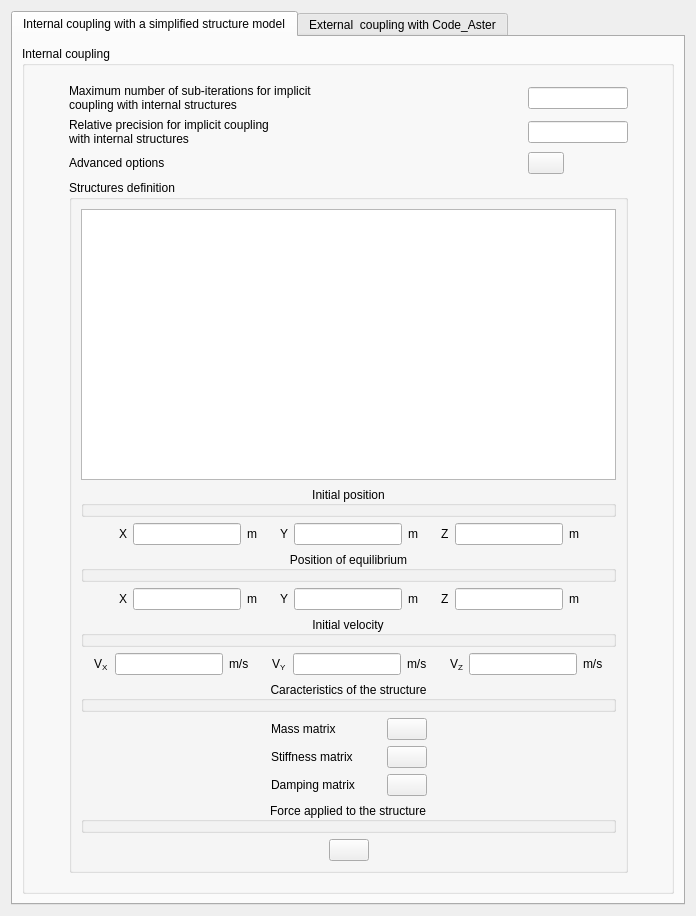
<ui version="4.0" >
 <class>FluidStructureInteractionForm</class>
 <widget class="QWidget" name="FluidStructureInteractionForm" >
  <property name="geometry" >
   <rect>
    <x>0</x>
    <y>0</y>
    <width>696</width>
    <height>916</height>
   </rect>
  </property>
  <property name="windowTitle" >
   <string>Form</string>
  </property>
  <layout class="QGridLayout" name="gridLayout_5" >
   <item rowspan="2" row="0" column="0" colspan="2" >
    <widget class="QTabWidget" name="tabWidget" >
     <property name="currentIndex" >
      <number>0</number>
     </property>
     <widget class="QWidget" name="tab" >
      <attribute name="title" >
       <string>Internal coupling with a simplified structure model</string>
      </attribute>
      <layout class="QGridLayout" name="gridLayout_4" >
       <item row="0" column="0" >
        <widget class="QGroupBox" name="groupBoxALE" >
         <property name="enabled" >
          <bool>true</bool>
         </property>
         <property name="acceptDrops" >
          <bool>false</bool>
         </property>
         <property name="autoFillBackground" >
          <bool>false</bool>
         </property>
         <property name="title" >
          <string>Internal coupling</string>
         </property>
         <property name="flat" >
          <bool>false</bool>
         </property>
         <property name="checkable" >
          <bool>false</bool>
         </property>
         <layout class="QGridLayout" name="gridLayout_3" >
          <item row="0" column="0" >
           <widget class="QFrame" name="frame" >
            <property name="frameShape" >
             <enum>QFrame::NoFrame</enum>
            </property>
            <property name="frameShadow" >
             <enum>QFrame::Raised</enum>
            </property>
            <layout class="QHBoxLayout" name="horizontalLayout_11" >
             <item>
              <spacer>
               <property name="orientation" >
                <enum>Qt::Horizontal</enum>
               </property>
               <property name="sizeHint" stdset="0" >
                <size>
                 <width>7</width>
                 <height>13</height>
                </size>
               </property>
              </spacer>
             </item>
             <item>
              <layout class="QVBoxLayout" name="verticalLayout_3" >
               <item>
                <layout class="QGridLayout" name="gridLayout" >
                 <item row="0" column="0" >
                  <widget class="QLabel" name="labelNALIMX" >
                   <property name="toolTip" >
                    <string>Code_Saturne key word: NALIMX</string>
                   </property>
                   <property name="text" >
                    <string>Maximum number of sub-iterations for implicit
coupling with internal structures</string>
                   </property>
                  </widget>
                 </item>
                 <item row="0" column="1" >
                  <spacer>
                   <property name="orientation" >
                    <enum>Qt::Horizontal</enum>
                   </property>
                   <property name="sizeHint" stdset="0" >
                    <size>
                     <width>16</width>
                     <height>16</height>
                    </size>
                   </property>
                  </spacer>
                 </item>
                 <item row="0" column="2" >
                  <widget class="QLineEdit" name="lineEditNALIMX" >
                   <property name="maximumSize" >
                    <size>
                     <width>100</width>
                     <height>16777215</height>
                    </size>
                   </property>
                   <property name="toolTip" >
                    <string>Code_Saturne key word: NALIMX</string>
                   </property>
                  </widget>
                 </item>
                 <item row="1" column="0" >
                  <widget class="QLabel" name="labelEPALIM" >
                   <property name="toolTip" >
                    <string>Code_Saturne key word: EPALIM</string>
                   </property>
                   <property name="text" >
                    <string>Relative precision for implicit coupling
with internal structures</string>
                   </property>
                  </widget>
                 </item>
                 <item row="1" column="1" >
                  <spacer>
                   <property name="orientation" >
                    <enum>Qt::Horizontal</enum>
                   </property>
                   <property name="sizeHint" stdset="0" >
                    <size>
                     <width>20</width>
                     <height>20</height>
                    </size>
                   </property>
                  </spacer>
                 </item>
                 <item row="1" column="2" >
                  <widget class="QLineEdit" name="lineEditEPALIM" >
                   <property name="maximumSize" >
                    <size>
                     <width>100</width>
                     <height>16777215</height>
                    </size>
                   </property>
                   <property name="toolTip" >
                    <string>Code_Saturne key word: EPALIM</string>
                   </property>
                  </widget>
                 </item>
                 <item row="2" column="0" >
                  <widget class="QLabel" name="label" >
                   <property name="text" >
                    <string>Advanced options</string>
                   </property>
                  </widget>
                 </item>
                 <item row="2" column="1" >
                  <spacer>
                   <property name="orientation" >
                    <enum>Qt::Horizontal</enum>
                   </property>
                   <property name="sizeHint" stdset="0" >
                    <size>
                     <width>20</width>
                     <height>22</height>
                    </size>
                   </property>
                  </spacer>
                 </item>
                 <item row="2" column="2" >
                  <widget class="QPushButton" name="pushButtonAdvanced" >
                   <property name="maximumSize" >
                    <size>
                     <width>36</width>
                     <height>16777215</height>
                    </size>
                   </property>
                   <property name="icon" >
                    <iconset resource="resources_pages.qrc" >
                     <normaloff>:/new/prefix1/icons/22x22/preferences-system.png</normaloff>:/new/prefix1/icons/22x22/preferences-system.png</iconset>
                   </property>
                   <property name="iconSize" >
                    <size>
                     <width>22</width>
                     <height>22</height>
                    </size>
                   </property>
                  </widget>
                 </item>
                </layout>
               </item>
               <item>
                <widget class="QGroupBox" name="groupBox" >
                 <property name="title" >
                  <string>Structures definition</string>
                 </property>
                 <layout class="QGridLayout" name="gridLayout_2" >
                  <item row="0" column="0" >
                   <layout class="QVBoxLayout" name="verticalLayout_2" >
                    <item>
                     <widget class="QTableView" name="tableInternalCoupling" />
                    </item>
                    <item>
                     <layout class="QVBoxLayout" name="verticalLayout" >
                      <item>
                       <widget class="QGroupBox" name="groupBox_2" >
                        <property name="title" >
                         <string>Initial position</string>
                        </property>
                        <property name="alignment" >
                         <set>Qt::AlignCenter</set>
                        </property>
                        <property name="flat" >
                         <bool>true</bool>
                        </property>
                       </widget>
                      </item>
                      <item>
                       <layout class="QHBoxLayout" name="horizontalLayout_5" >
                        <item>
                         <spacer name="horizontalSpacer_3" >
                          <property name="orientation" >
                           <enum>Qt::Horizontal</enum>
                          </property>
                          <property name="sizeHint" stdset="0" >
                           <size>
                            <width>13</width>
                            <height>13</height>
                           </size>
                          </property>
                         </spacer>
                        </item>
                        <item>
                         <layout class="QHBoxLayout" name="horizontalLayout" >
                          <item>
                           <widget class="QLabel" name="label_2" >
                            <property name="text" >
                             <string>X</string>
                            </property>
                           </widget>
                          </item>
                          <item>
                           <widget class="QLineEdit" name="lineEditInitialDisplacementX" >
                            <property name="toolTip" >
                             <string>Code_Saturne key word: XSTR0</string>
                            </property>
                           </widget>
                          </item>
                          <item>
                           <widget class="QLabel" name="label_5" >
                            <property name="text" >
                             <string>m</string>
                            </property>
                           </widget>
                          </item>
                          <item>
                           <spacer name="horizontalSpacer" >
                            <property name="orientation" >
                             <enum>Qt::Horizontal</enum>
                            </property>
                            <property name="sizeHint" stdset="0" >
                             <size>
                              <width>17</width>
                              <height>20</height>
                             </size>
                            </property>
                           </spacer>
                          </item>
                          <item>
                           <widget class="QLabel" name="label_3" >
                            <property name="text" >
                             <string>Y</string>
                            </property>
                           </widget>
                          </item>
                          <item>
                           <widget class="QLineEdit" name="lineEditInitialDisplacementY" >
                            <property name="toolTip" >
                             <string>Code_Saturne key word: XSTR0</string>
                            </property>
                           </widget>
                          </item>
                          <item>
                           <widget class="QLabel" name="label_6" >
                            <property name="text" >
                             <string>m</string>
                            </property>
                           </widget>
                          </item>
                          <item>
                           <spacer name="horizontalSpacer_2" >
                            <property name="orientation" >
                             <enum>Qt::Horizontal</enum>
                            </property>
                            <property name="sizeHint" stdset="0" >
                             <size>
                              <width>17</width>
                              <height>20</height>
                             </size>
                            </property>
                           </spacer>
                          </item>
                          <item>
                           <widget class="QLabel" name="label_4" >
                            <property name="text" >
                             <string>Z</string>
                            </property>
                           </widget>
                          </item>
                          <item>
                           <widget class="QLineEdit" name="lineEditInitialDisplacementZ" >
                            <property name="toolTip" >
                             <string>Code_Saturne key word: XSTR0</string>
                            </property>
                           </widget>
                          </item>
                          <item>
                           <widget class="QLabel" name="label_7" >
                            <property name="text" >
                             <string>m</string>
                            </property>
                           </widget>
                          </item>
                         </layout>
                        </item>
                        <item>
                         <spacer name="horizontalSpacer_4" >
                          <property name="orientation" >
                           <enum>Qt::Horizontal</enum>
                          </property>
                          <property name="sizeHint" stdset="0" >
                           <size>
                            <width>13</width>
                            <height>13</height>
                           </size>
                          </property>
                         </spacer>
                        </item>
                       </layout>
                      </item>
                      <item>
                       <widget class="QGroupBox" name="groupBox_3" >
                        <property name="title" >
                         <string>Position of equilibrium</string>
                        </property>
                        <property name="alignment" >
                         <set>Qt::AlignCenter</set>
                        </property>
                        <property name="flat" >
                         <bool>true</bool>
                        </property>
                       </widget>
                      </item>
                      <item>
                       <layout class="QHBoxLayout" name="horizontalLayout_6" >
                        <item>
                         <spacer name="horizontalSpacer_5" >
                          <property name="orientation" >
                           <enum>Qt::Horizontal</enum>
                          </property>
                          <property name="sizeHint" stdset="0" >
                           <size>
                            <width>13</width>
                            <height>13</height>
                           </size>
                          </property>
                         </spacer>
                        </item>
                        <item>
                         <layout class="QHBoxLayout" name="horizontalLayout_2" >
                          <item>
                           <widget class="QLabel" name="label_8" >
                            <property name="text" >
                             <string>X</string>
                            </property>
                           </widget>
                          </item>
                          <item>
                           <widget class="QLineEdit" name="lineEditEquilibriumDisplacementX" >
                            <property name="toolTip" >
                             <string>Code_Saturne key word: XSTREQ</string>
                            </property>
                           </widget>
                          </item>
                          <item>
                           <widget class="QLabel" name="label_9" >
                            <property name="text" >
                             <string>m</string>
                            </property>
                           </widget>
                          </item>
                          <item>
                           <spacer name="horizontalSpacer" >
                            <property name="orientation" >
                             <enum>Qt::Horizontal</enum>
                            </property>
                            <property name="sizeHint" stdset="0" >
                             <size>
                              <width>17</width>
                              <height>20</height>
                             </size>
                            </property>
                           </spacer>
                          </item>
                          <item>
                           <widget class="QLabel" name="label_10" >
                            <property name="text" >
                             <string>Y</string>
                            </property>
                           </widget>
                          </item>
                          <item>
                           <widget class="QLineEdit" name="lineEditEquilibriumDisplacementY" >
                            <property name="toolTip" >
                             <string>Code_Saturne key word: XSTREQ</string>
                            </property>
                           </widget>
                          </item>
                          <item>
                           <widget class="QLabel" name="label_11" >
                            <property name="text" >
                             <string>m</string>
                            </property>
                           </widget>
                          </item>
                          <item>
                           <spacer name="horizontalSpacer_2" >
                            <property name="orientation" >
                             <enum>Qt::Horizontal</enum>
                            </property>
                            <property name="sizeHint" stdset="0" >
                             <size>
                              <width>17</width>
                              <height>20</height>
                             </size>
                            </property>
                           </spacer>
                          </item>
                          <item>
                           <widget class="QLabel" name="label_12" >
                            <property name="text" >
                             <string>Z</string>
                            </property>
                           </widget>
                          </item>
                          <item>
                           <widget class="QLineEdit" name="lineEditEquilibriumDisplacementZ" >
                            <property name="toolTip" >
                             <string>Code_Saturne key word: XSTREQ</string>
                            </property>
                           </widget>
                          </item>
                          <item>
                           <widget class="QLabel" name="label_13" >
                            <property name="text" >
                             <string>m</string>
                            </property>
                           </widget>
                          </item>
                         </layout>
                        </item>
                        <item>
                         <spacer name="horizontalSpacer_6" >
                          <property name="orientation" >
                           <enum>Qt::Horizontal</enum>
                          </property>
                          <property name="sizeHint" stdset="0" >
                           <size>
                            <width>13</width>
                            <height>13</height>
                           </size>
                          </property>
                         </spacer>
                        </item>
                       </layout>
                      </item>
                      <item>
                       <widget class="QGroupBox" name="groupBox_4" >
                        <property name="title" >
                         <string>Initial velocity</string>
                        </property>
                        <property name="alignment" >
                         <set>Qt::AlignCenter</set>
                        </property>
                        <property name="flat" >
                         <bool>true</bool>
                        </property>
                       </widget>
                      </item>
                      <item>
                       <layout class="QHBoxLayout" name="horizontalLayout_7" >
                        <item>
                         <spacer name="horizontalSpacer_7" >
                          <property name="orientation" >
                           <enum>Qt::Horizontal</enum>
                          </property>
                          <property name="sizeHint" stdset="0" >
                           <size>
                            <width>13</width>
                            <height>13</height>
                           </size>
                          </property>
                         </spacer>
                        </item>
                        <item>
                         <layout class="QHBoxLayout" name="horizontalLayout_3" >
                          <item>
                           <widget class="QLabel" name="label_14" >
                            <property name="text" >
                             <string>V&lt;sub>X&lt;/sub></string>
                            </property>
                           </widget>
                          </item>
                          <item>
                           <widget class="QLineEdit" name="lineEditInitialVelocityX" >
                            <property name="toolTip" >
                             <string>Code_Saturne key word: VSTR0</string>
                            </property>
                           </widget>
                          </item>
                          <item>
                           <widget class="QLabel" name="label_15" >
                            <property name="text" >
                             <string>m/s</string>
                            </property>
                           </widget>
                          </item>
                          <item>
                           <spacer name="horizontalSpacer" >
                            <property name="orientation" >
                             <enum>Qt::Horizontal</enum>
                            </property>
                            <property name="sizeHint" stdset="0" >
                             <size>
                              <width>17</width>
                              <height>20</height>
                             </size>
                            </property>
                           </spacer>
                          </item>
                          <item>
                           <widget class="QLabel" name="label_16" >
                            <property name="text" >
                             <string>V&lt;sub>Y&lt;/sub></string>
                            </property>
                           </widget>
                          </item>
                          <item>
                           <widget class="QLineEdit" name="lineEditInitialVelocityY" >
                            <property name="toolTip" >
                             <string>Code_Saturne key word: VSTR0</string>
                            </property>
                           </widget>
                          </item>
                          <item>
                           <widget class="QLabel" name="label_17" >
                            <property name="text" >
                             <string>m/s</string>
                            </property>
                           </widget>
                          </item>
                          <item>
                           <spacer name="horizontalSpacer_2" >
                            <property name="orientation" >
                             <enum>Qt::Horizontal</enum>
                            </property>
                            <property name="sizeHint" stdset="0" >
                             <size>
                              <width>17</width>
                              <height>20</height>
                             </size>
                            </property>
                           </spacer>
                          </item>
                          <item>
                           <widget class="QLabel" name="label_18" >
                            <property name="text" >
                             <string>V&lt;sub>Z&lt;/sub></string>
                            </property>
                           </widget>
                          </item>
                          <item>
                           <widget class="QLineEdit" name="lineEditInitialVelocityZ" >
                            <property name="toolTip" >
                             <string>Code_Saturne key word: VSTR0</string>
                            </property>
                           </widget>
                          </item>
                          <item>
                           <widget class="QLabel" name="label_19" >
                            <property name="text" >
                             <string>m/s</string>
                            </property>
                           </widget>
                          </item>
                         </layout>
                        </item>
                        <item>
                         <spacer name="horizontalSpacer_8" >
                          <property name="orientation" >
                           <enum>Qt::Horizontal</enum>
                          </property>
                          <property name="sizeHint" stdset="0" >
                           <size>
                            <width>13</width>
                            <height>13</height>
                           </size>
                          </property>
                         </spacer>
                        </item>
                       </layout>
                      </item>
                      <item>
                       <widget class="QGroupBox" name="groupBox_5" >
                        <property name="title" >
                         <string>Caracteristics of the structure</string>
                        </property>
                        <property name="alignment" >
                         <set>Qt::AlignCenter</set>
                        </property>
                        <property name="flat" >
                         <bool>true</bool>
                        </property>
                       </widget>
                      </item>
                      <item>
                       <layout class="QHBoxLayout" name="horizontalLayout_10" >
                        <item>
                         <spacer name="horizontalSpacer_9" >
                          <property name="orientation" >
                           <enum>Qt::Horizontal</enum>
                          </property>
                          <property name="sizeHint" stdset="0" >
                           <size>
                            <width>40</width>
                            <height>20</height>
                           </size>
                          </property>
                         </spacer>
                        </item>
                        <item>
                         <widget class="QLabel" name="label_20" >
                          <property name="minimumSize" >
                           <size>
                            <width>110</width>
                            <height>0</height>
                           </size>
                          </property>
                          <property name="toolTip" >
                           <string>Code_Saturne key word: XMSTRU</string>
                          </property>
                          <property name="text" >
                           <string>Mass matrix</string>
                          </property>
                         </widget>
                        </item>
                        <item>
                         <widget class="QPushButton" name="pushButtonMassMatrix" >
                          <property name="toolTip" >
                           <string>Code_Saturne key word: XMSTRU</string>
                          </property>
                          <property name="text" >
                           <string/>
                          </property>
                          <property name="icon" >
                           <iconset resource="resources_pages.qrc" >
                            <normaloff>:/new/prefix1/icons/22x22/edit-find-replace.png</normaloff>:/new/prefix1/icons/22x22/edit-find-replace.png</iconset>
                          </property>
                          <property name="iconSize" >
                           <size>
                            <width>22</width>
                            <height>22</height>
                           </size>
                          </property>
                         </widget>
                        </item>
                        <item>
                         <spacer name="horizontalSpacer_10" >
                          <property name="orientation" >
                           <enum>Qt::Horizontal</enum>
                          </property>
                          <property name="sizeHint" stdset="0" >
                           <size>
                            <width>40</width>
                            <height>20</height>
                           </size>
                          </property>
                         </spacer>
                        </item>
                       </layout>
                      </item>
                      <item>
                       <layout class="QHBoxLayout" name="horizontalLayout_9" >
                        <item>
                         <spacer name="horizontalSpacer_11" >
                          <property name="orientation" >
                           <enum>Qt::Horizontal</enum>
                          </property>
                          <property name="sizeHint" stdset="0" >
                           <size>
                            <width>40</width>
                            <height>20</height>
                           </size>
                          </property>
                         </spacer>
                        </item>
                        <item>
                         <widget class="QLabel" name="label_21" >
                          <property name="minimumSize" >
                           <size>
                            <width>110</width>
                            <height>0</height>
                           </size>
                          </property>
                          <property name="toolTip" >
                           <string>Code_Saturne key word: XKSTRU</string>
                          </property>
                          <property name="text" >
                           <string>Stiffness matrix</string>
                          </property>
                         </widget>
                        </item>
                        <item>
                         <widget class="QPushButton" name="pushButtonStiffnessMatrix" >
                          <property name="toolTip" >
                           <string>Code_Saturne key word: XKSTRU</string>
                          </property>
                          <property name="text" >
                           <string/>
                          </property>
                          <property name="icon" >
                           <iconset resource="resources_pages.qrc" >
                            <normaloff>:/new/prefix1/icons/22x22/edit-find-replace.png</normaloff>:/new/prefix1/icons/22x22/edit-find-replace.png</iconset>
                          </property>
                          <property name="iconSize" >
                           <size>
                            <width>22</width>
                            <height>22</height>
                           </size>
                          </property>
                         </widget>
                        </item>
                        <item>
                         <spacer name="horizontalSpacer_12" >
                          <property name="orientation" >
                           <enum>Qt::Horizontal</enum>
                          </property>
                          <property name="sizeHint" stdset="0" >
                           <size>
                            <width>40</width>
                            <height>20</height>
                           </size>
                          </property>
                         </spacer>
                        </item>
                       </layout>
                      </item>
                      <item>
                       <layout class="QHBoxLayout" name="horizontalLayout_8" >
                        <item>
                         <spacer name="horizontalSpacer_13" >
                          <property name="orientation" >
                           <enum>Qt::Horizontal</enum>
                          </property>
                          <property name="sizeHint" stdset="0" >
                           <size>
                            <width>40</width>
                            <height>20</height>
                           </size>
                          </property>
                         </spacer>
                        </item>
                        <item>
                         <widget class="QLabel" name="label_22" >
                          <property name="minimumSize" >
                           <size>
                            <width>110</width>
                            <height>0</height>
                           </size>
                          </property>
                          <property name="toolTip" >
                           <string>Code_Saturne key word: XCSTRU</string>
                          </property>
                          <property name="text" >
                           <string>Damping matrix</string>
                          </property>
                         </widget>
                        </item>
                        <item>
                         <widget class="QPushButton" name="pushButtonDampingMatrix" >
                          <property name="toolTip" >
                           <string>Code_Saturne key word: XCSTRU</string>
                          </property>
                          <property name="text" >
                           <string/>
                          </property>
                          <property name="icon" >
                           <iconset resource="resources_pages.qrc" >
                            <normaloff>:/new/prefix1/icons/22x22/edit-find-replace.png</normaloff>:/new/prefix1/icons/22x22/edit-find-replace.png</iconset>
                          </property>
                          <property name="iconSize" >
                           <size>
                            <width>22</width>
                            <height>22</height>
                           </size>
                          </property>
                         </widget>
                        </item>
                        <item>
                         <spacer name="horizontalSpacer_14" >
                          <property name="orientation" >
                           <enum>Qt::Horizontal</enum>
                          </property>
                          <property name="sizeHint" stdset="0" >
                           <size>
                            <width>40</width>
                            <height>20</height>
                           </size>
                          </property>
                         </spacer>
                        </item>
                       </layout>
                      </item>
                      <item>
                       <widget class="QGroupBox" name="groupBox_8" >
                        <property name="title" >
                         <string>Force applied to the structure</string>
                        </property>
                        <property name="alignment" >
                         <set>Qt::AlignCenter</set>
                        </property>
                        <property name="flat" >
                         <bool>true</bool>
                        </property>
                        <property name="checkable" >
                         <bool>false</bool>
                        </property>
                       </widget>
                      </item>
                      <item>
                       <layout class="QHBoxLayout" name="horizontalLayout_12" >
                        <item>
                         <spacer name="horizontalSpacer_23" >
                          <property name="orientation" >
                           <enum>Qt::Horizontal</enum>
                          </property>
                          <property name="sizeHint" stdset="0" >
                           <size>
                            <width>40</width>
                            <height>20</height>
                           </size>
                          </property>
                         </spacer>
                        </item>
                        <item>
                         <widget class="QPushButton" name="pushButtonFluidForce" >
                          <property name="toolTip" >
                           <string>Code_Saturne key word: FORSTR</string>
                          </property>
                          <property name="text" >
                           <string/>
                          </property>
                          <property name="icon" >
                           <iconset resource="resources_pages.qrc" >
                            <normaloff>:/new/prefix1/icons/22x22/edit-find-replace.png</normaloff>:/new/prefix1/icons/22x22/edit-find-replace.png</iconset>
                          </property>
                          <property name="iconSize" >
                           <size>
                            <width>22</width>
                            <height>22</height>
                           </size>
                          </property>
                         </widget>
                        </item>
                        <item>
                         <spacer name="horizontalSpacer_24" >
                          <property name="orientation" >
                           <enum>Qt::Horizontal</enum>
                          </property>
                          <property name="sizeHint" stdset="0" >
                           <size>
                            <width>40</width>
                            <height>20</height>
                           </size>
                          </property>
                         </spacer>
                        </item>
                       </layout>
                      </item>
                     </layout>
                    </item>
                   </layout>
                  </item>
                 </layout>
                </widget>
               </item>
              </layout>
             </item>
             <item>
              <spacer>
               <property name="orientation" >
                <enum>Qt::Horizontal</enum>
               </property>
               <property name="sizeHint" stdset="0" >
                <size>
                 <width>6</width>
                 <height>17</height>
                </size>
               </property>
              </spacer>
             </item>
            </layout>
           </widget>
          </item>
         </layout>
        </widget>
       </item>
      </layout>
     </widget>
     <widget class="QWidget" name="tab_2" >
      <attribute name="title" >
       <string>External  coupling with Code_Aster</string>
      </attribute>
      <layout class="QGridLayout" name="gridLayout_8" >
       <item row="0" column="0" >
        <spacer name="horizontalSpacer_21" >
         <property name="orientation" >
          <enum>Qt::Horizontal</enum>
         </property>
         <property name="sizeHint" stdset="0" >
          <size>
           <width>126</width>
           <height>20</height>
          </size>
         </property>
        </spacer>
       </item>
       <item rowspan="2" row="0" column="1" >
        <widget class="QGroupBox" name="groupBox_9" >
         <property name="title" >
          <string>External coupling</string>
         </property>
         <property name="checkable" >
          <bool>false</bool>
         </property>
         <layout class="QVBoxLayout" name="verticalLayout_5" >
          <item>
           <widget class="QCheckBox" name="checkBoxPostSynchronization" >
            <property name="toolTip" >
             <string>Code_Saturne key word: ISYNCP</string>
            </property>
            <property name="layoutDirection" >
             <enum>Qt::RightToLeft</enum>
            </property>
            <property name="text" >
             <string>Fluid-structure post-treatement synchronisation</string>
            </property>
           </widget>
          </item>
          <item>
           <widget class="QGroupBox" name="groupBox_10" >
            <property name="title" >
             <string>Structures definition</string>
            </property>
            <layout class="QGridLayout" name="gridLayout_7" >
             <item row="0" column="0" >
              <layout class="QVBoxLayout" name="verticalLayout_4" >
               <item>
                <widget class="QTableView" name="tableExternalCoupling" />
               </item>
               <item>
                <widget class="QGroupBox" name="groupBox_11" >
                 <property name="title" >
                  <string>Blocage des DDL de force:</string>
                 </property>
                 <property name="alignment" >
                  <set>Qt::AlignCenter</set>
                 </property>
                 <property name="flat" >
                  <bool>true</bool>
                 </property>
                </widget>
               </item>
               <item>
                <layout class="QGridLayout" name="gridLayout_6" >
                 <item row="0" column="0" >
                  <spacer name="horizontalSpacer_15" >
                   <property name="orientation" >
                    <enum>Qt::Horizontal</enum>
                   </property>
                   <property name="sizeHint" stdset="0" >
                    <size>
                     <width>40</width>
                     <height>20</height>
                    </size>
                   </property>
                  </spacer>
                 </item>
                 <item row="0" column="1" >
                  <widget class="QCheckBox" name="checkBoxDDLX" >
                   <property name="toolTip" >
                    <string>Code_Saturne key word: ASDDLF</string>
                   </property>
                   <property name="layoutDirection" >
                    <enum>Qt::RightToLeft</enum>
                   </property>
                   <property name="text" >
                    <string>DDLX</string>
                   </property>
                  </widget>
                 </item>
                 <item row="0" column="2" >
                  <spacer name="horizontalSpacer_16" >
                   <property name="orientation" >
                    <enum>Qt::Horizontal</enum>
                   </property>
                   <property name="sizeHint" stdset="0" >
                    <size>
                     <width>40</width>
                     <height>20</height>
                    </size>
                   </property>
                  </spacer>
                 </item>
                 <item rowspan="2" row="1" column="0" >
                  <spacer name="horizontalSpacer_18" >
                   <property name="orientation" >
                    <enum>Qt::Horizontal</enum>
                   </property>
                   <property name="sizeHint" stdset="0" >
                    <size>
                     <width>40</width>
                     <height>20</height>
                    </size>
                   </property>
                  </spacer>
                 </item>
                 <item row="1" column="1" >
                  <widget class="QCheckBox" name="checkBoxDDLY" >
                   <property name="toolTip" >
                    <string>Code_Saturne key word: ASDDLF</string>
                   </property>
                   <property name="layoutDirection" >
                    <enum>Qt::RightToLeft</enum>
                   </property>
                   <property name="text" >
                    <string>DDLY</string>
                   </property>
                  </widget>
                 </item>
                 <item row="1" column="2" >
                  <spacer name="horizontalSpacer_17" >
                   <property name="orientation" >
                    <enum>Qt::Horizontal</enum>
                   </property>
                   <property name="sizeHint" stdset="0" >
                    <size>
                     <width>40</width>
                     <height>20</height>
                    </size>
                   </property>
                  </spacer>
                 </item>
                 <item rowspan="2" row="2" column="1" >
                  <widget class="QCheckBox" name="checkBoxDDLZ" >
                   <property name="toolTip" >
                    <string>Code_Saturne key word: ASDDLF</string>
                   </property>
                   <property name="layoutDirection" >
                    <enum>Qt::RightToLeft</enum>
                   </property>
                   <property name="text" >
                    <string>DDLZ</string>
                   </property>
                  </widget>
                 </item>
                 <item row="3" column="0" >
                  <spacer name="horizontalSpacer_19" >
                   <property name="orientation" >
                    <enum>Qt::Horizontal</enum>
                   </property>
                   <property name="sizeHint" stdset="0" >
                    <size>
                     <width>40</width>
                     <height>20</height>
                    </size>
                   </property>
                  </spacer>
                 </item>
                 <item row="3" column="2" >
                  <spacer name="horizontalSpacer_20" >
                   <property name="orientation" >
                    <enum>Qt::Horizontal</enum>
                   </property>
                   <property name="sizeHint" stdset="0" >
                    <size>
                     <width>40</width>
                     <height>20</height>
                    </size>
                   </property>
                  </spacer>
                 </item>
                </layout>
               </item>
              </layout>
             </item>
            </layout>
           </widget>
          </item>
         </layout>
        </widget>
       </item>
       <item row="1" column="2" >
        <spacer name="horizontalSpacer_22" >
         <property name="orientation" >
          <enum>Qt::Horizontal</enum>
         </property>
         <property name="sizeHint" stdset="0" >
          <size>
           <width>126</width>
           <height>20</height>
          </size>
         </property>
        </spacer>
       </item>
       <item row="2" column="1" >
        <spacer name="verticalSpacer" >
         <property name="orientation" >
          <enum>Qt::Vertical</enum>
         </property>
         <property name="sizeHint" stdset="0" >
          <size>
           <width>20</width>
           <height>403</height>
          </size>
         </property>
        </spacer>
       </item>
      </layout>
     </widget>
    </widget>
   </item>
  </layout>
 </widget>
 <resources>
  <include location="resources_pages.qrc" />
 </resources>
 <connections/>
</ui>
